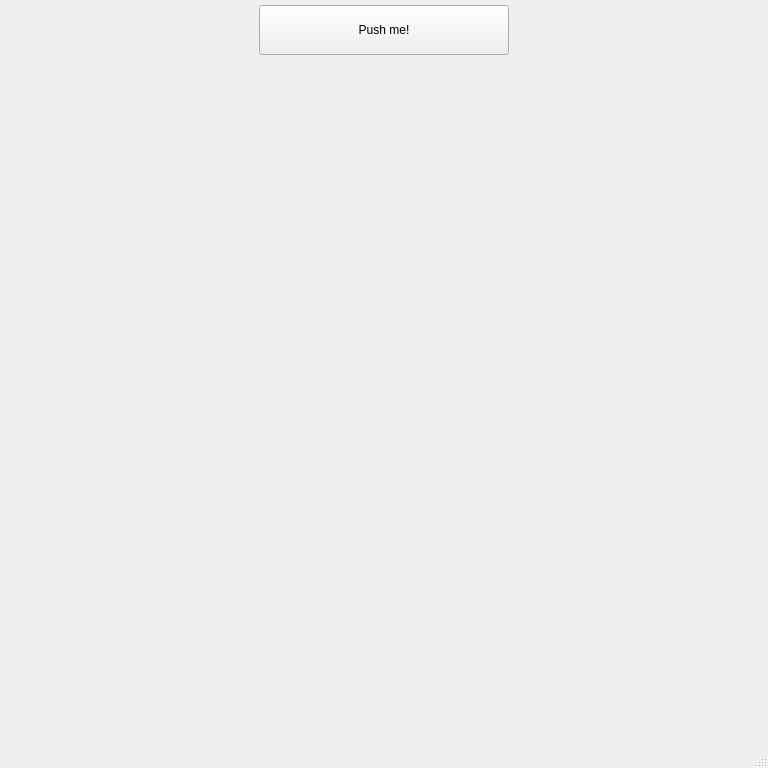
<?xml version="1.0" encoding="UTF-8"?>
<ui version="4.0">
 <class>MainWindow</class>
 <widget class="QMainWindow" name="MainWindow">
  <property name="geometry">
   <rect>
    <x>0</x>
    <y>0</y>
    <width>768</width>
    <height>768</height>
   </rect>
  </property>
  <property name="windowTitle">
   <string>Git и желтые окружности</string>
  </property>
  <widget class="QWidget" name="centralwidget">
   <widget class="QPushButton" name="pushButton">
    <property name="geometry">
     <rect>
      <x>259</x>
      <y>5</y>
      <width>250</width>
      <height>50</height>
     </rect>
    </property>
    <property name="text">
     <string>Push me!</string>
    </property>
   </widget>
  </widget>
  <widget class="QMenuBar" name="menubar">
   <property name="geometry">
    <rect>
     <x>0</x>
     <y>0</y>
     <width>768</width>
     <height>21</height>
    </rect>
   </property>
  </widget>
  <widget class="QStatusBar" name="statusbar"/>
 </widget>
 <resources/>
 <connections/>
</ui>
